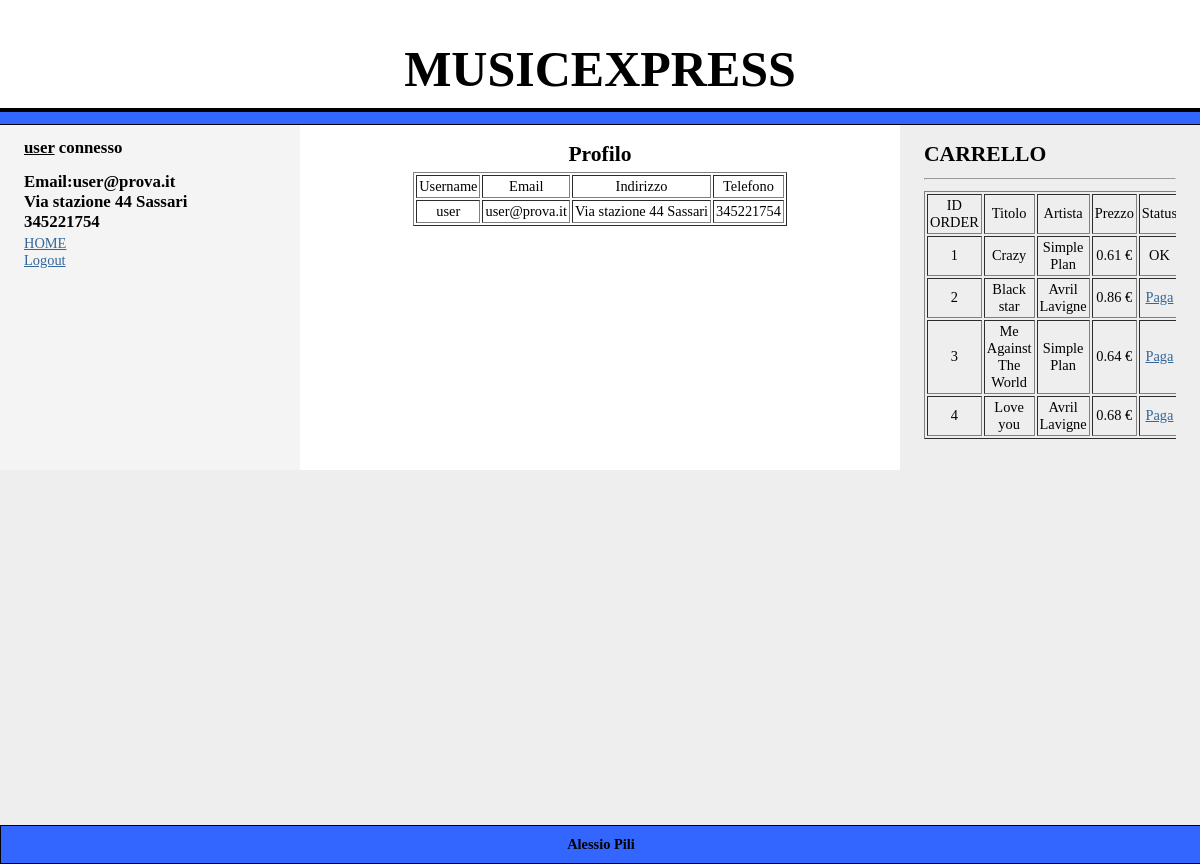
Before: /prog/profilo.php?codice=1 (signed in) with the older database file.
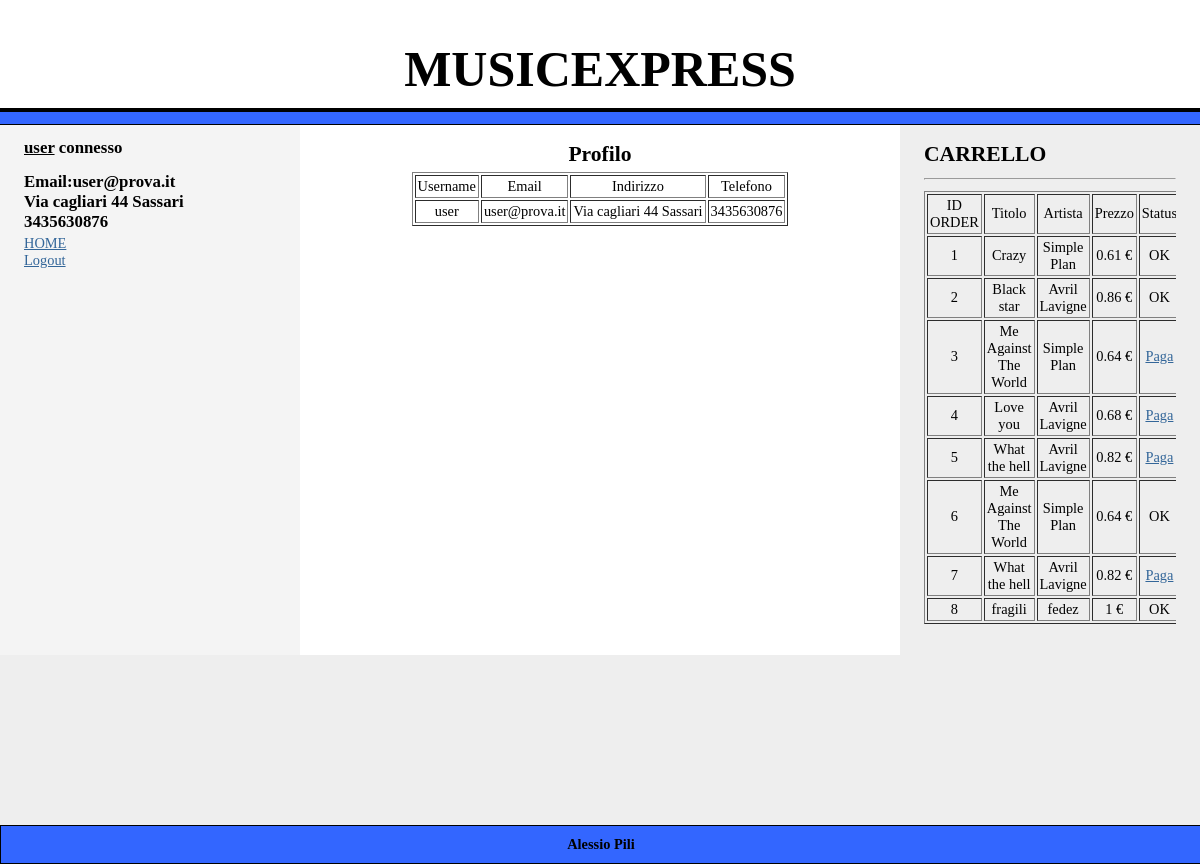
After: the same page with the newer database file.
### tables this page shows
CREATE TABLE IF NOT EXISTS `utente` (
  `Codice` int(11) NOT NULL AUTO_INCREMENT,
  `User` varchar(255) NOT NULL,
  `Email` varchar(255) NOT NULL,
  `Password` varchar(255) NOT NULL,
  `Livello` int(11) NOT NULL,
  `Indirizzo` varchar(255) NOT NULL,
  `Cellulare` varchar(255) NOT NULL,
  PRIMARY KEY (`Codice`)
);

CREATE TABLE IF NOT EXISTS `ordine` (
  `Codice` int(11) NOT NULL AUTO_INCREMENT,
  `Codice_Utente` int(11) NOT NULL,
  `Codice_Canzone` int(11) NOT NULL,
  `Data` date NOT NULL,
  `Pagata` int(11) NOT NULL,
  PRIMARY KEY (`Codice`)
);

CREATE TABLE IF NOT EXISTS `canzone` (
  `Codice` int(11) NOT NULL AUTO_INCREMENT,
  `Titolo` varchar(255) NOT NULL,
  `Artista` varchar(255) NOT NULL,
  `Album` varchar(255) NOT NULL,
  `Anno` varchar(255) NOT NULL,
  `Prezzo` float NOT NULL,
  `Eliminata` int(11) NOT NULL,
  PRIMARY KEY (`Codice`)
);

### prog/profilo.php (the view, shortened to what this page needs)
<?php
include("config.php");
include("header.php");
          if(isset($_SESSION['ID'])) {
        $codice=$_GET['codice'];
       print("<center><h2>Profilo</h2>");
 $q_ut="SELECT * from utente where Codice=$codice";
 $risultatout=mysqli_query($conn,$q_ut);
   print("<table align=\"center\" cellpadding=2 border=1> ") ;
  print("<tr><td>Username</td><td>Email</td><td>Indirizzo</td><td>Telefono</td> ") ;
  while ($q_ut=mysqli_fetch_array($risultatout))
  {   $codice=$q_ut['Codice'];
       $usern=$q_ut['User'];
        $email=$q_ut['Email'];
            $indirizzo=$q_ut['Indirizzo'];
            $telefono=$q_ut['Cellulare'];
   print(" <tr> ");
     print(" <td>$usern</td> ");
      print(" <td>$email</td> ");
        print(" <td>$indirizzo</td> ");
        print(" <td>$telefono</td> ");
  }
        print("</table><br>");
                  }   ELSE {   print("<script>location.replace('index.php'); </script>"); }
include("footer.php");

### prog/footer.php (shortened to what this page needs)
   	</div>
			<div class="col2">
              <?php
              if(isset($_SESSION['ID'])) {
               $livello=$_SESSION['LIV'];
              $user2=$_SESSION['ID'];
              $nomeu=$_SESSION['USER'];
              if($livello>1) {
              print("<H3>ADMIN CONNESSO</H3>");
              print("<a href=\"ordini.php\">Vedi ordini</a><br>");
              print("<a href=\"aggiungi_canzone.php\">Aggiungi canzone</a><br>");
                     print("<A href=\"index.php\">HOME</a><br>");
                    print("<A href=\"logout.php\">logout</a><br>");
                            }
           else
          {
   $q_ut="SELECT * from utente where Codice=$user2";
  $risultatout=mysqli_query($conn,$q_ut);
  while ($q_ut=mysqli_fetch_array($risultatout))
  {   $codice=$q_ut['Codice'];
        $email=$q_ut['Email'];
            $indirizzo=$q_ut['Indirizzo'];
            $telefono=$q_ut['Cellulare'];
  }
              print("<H3><u>$nomeu</u> connesso</H3>");
               print("<H3>Email:$email <br> $indirizzo <br> $telefono</H3>");
                print("<A href=\"index.php\">HOME</a><br>");
              print("<A href=\"logout.php\">Logout</a>");
           }     } else {}
              ?>
	</div>
			<div class="col3">
       <?PHP
             if(isset($_SESSION['ID'])) {     if($livello<2) {
  $q_o="SELECT * from ordine where Codice_Utente=$user2";
 $risultatoo=mysqli_query($conn,$q_o);
   print("<h2>CARRELLO<hr></h2> ");
  print("<table align=\"center\" cellpadding=2 border=1> ") ;
  print("<tr><td>ID ORDER</td><td>Titolo</td><td>Artista</td><td>Prezzo</td><td>Status</td>  ") ;
  while ($q_o=mysqli_fetch_array($risultatoo))
  {   $codicec=$q_o['Codice_Canzone'];
  $codiceoo=$q_o['Codice'];
      $pay=$q_o['Pagata'];
$q_c="SELECT * from canzone where Codice=$codicec";
 $risultato=mysqli_query($conn,$q_c);
  while ($q_c=mysqli_fetch_array($risultato))
  {   $codice=$q_c['Codice'];
       $titolo=$q_c['Titolo'];
        $artista=$q_c['Artista'];
           $prezzo=$q_c['Prezzo'];
   print(" <tr> ");
     print(" <td>$codiceoo</td> ");
      print(" <td>$titolo</td> ");
       print(" <td>$artista</td> ");
        print(" <td>$prezzo €</td> ");
         if ($pay>0) { print(" <td>OK</td> "); } else {print(" <td><A href=\"paga.php?codice=$codiceoo\">Paga</a></td> "); }
  }   }
        print("</table><br>");
                  } else {}           } else {}
              ?>
			</div>
		</div>
	</div>
</div>
<div id="footer">
<center>	<p> <b>Alessio Pili</p>
</div>
</body>
</html>

Changed rows visible on the page:
changed utente "user": Indirizzo "Via stazione 44 Sassari" → "Via cagliari 44 Sassari"; Cellulare "345221754" → "3435630876"
changed ordine id 2: Pagata 0 → 1 (drawn)
computed for canzone "Black star": text "Paga" → "OK"
added ordine: Codice "5"
now on this page (row unchanged): canzone: Titolo "What the hell", Artista "Avril Lavigne", Prezzo "0.82"
added ordine: Codice "6", canzone (Titolo "Me Against The World", Artista "Simple Plan", Prezzo "0.64", shows "OK")
added ordine: Codice "7"
added ordine: Codice "8"
added canzone: Titolo "fragili", Artista "fedez", Prezzo "1", shows "OK"
